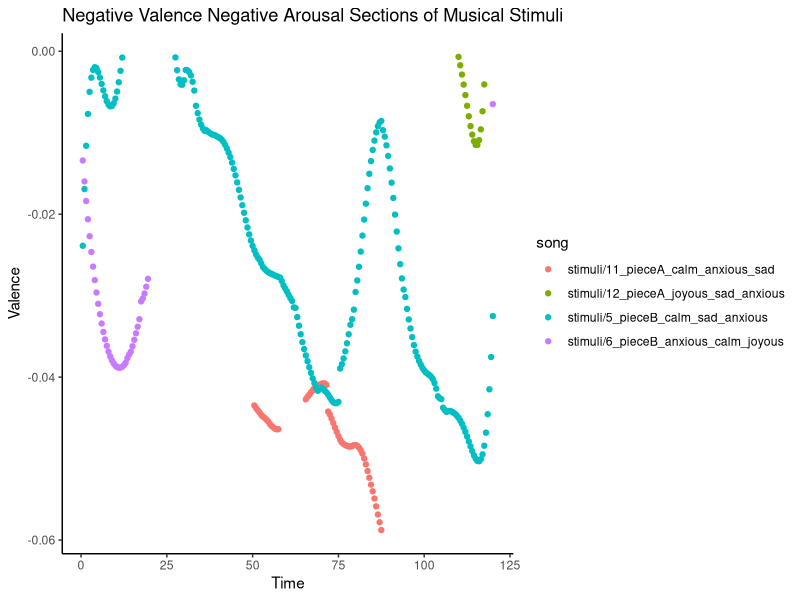
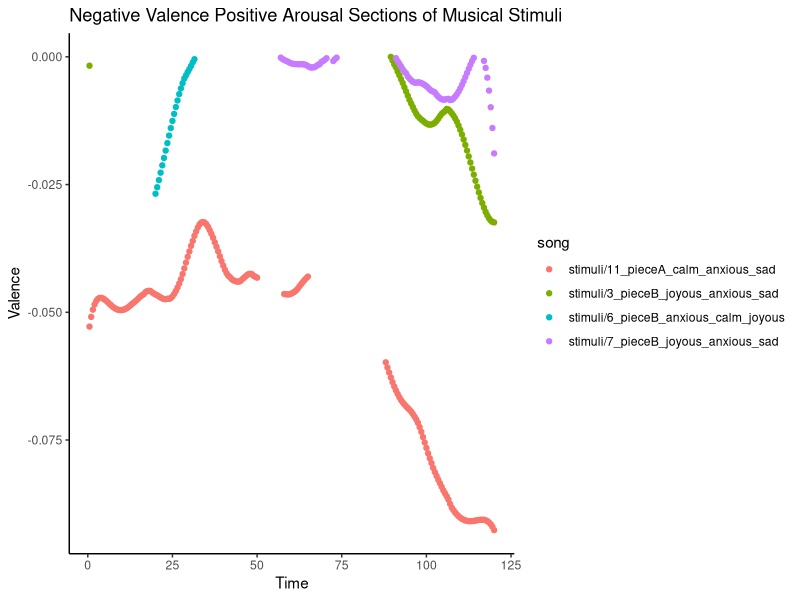
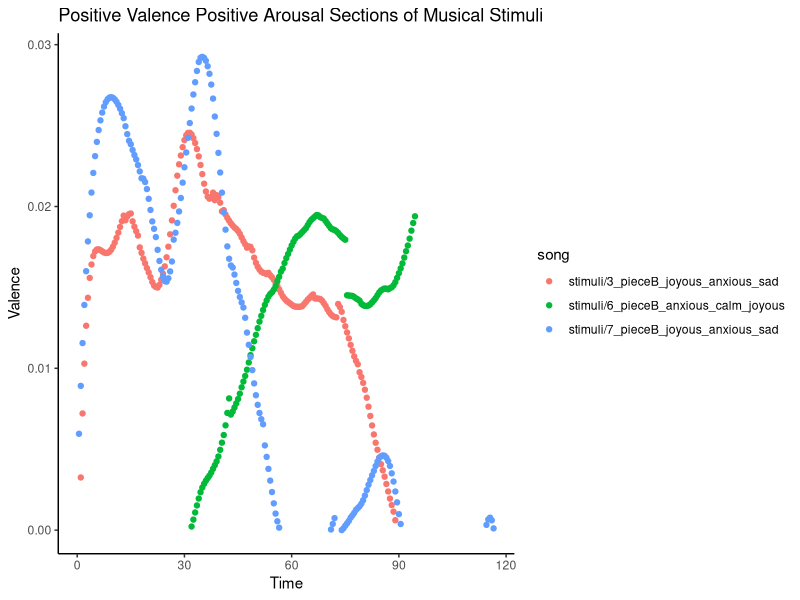
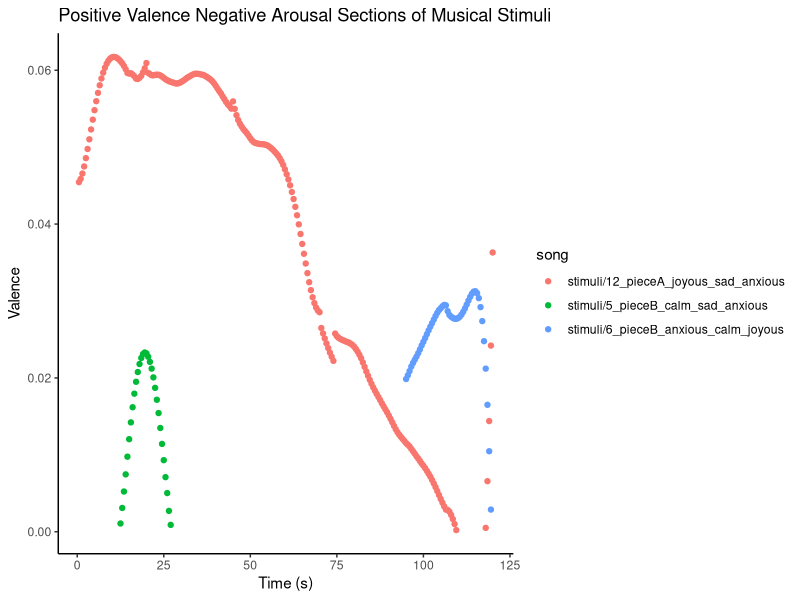
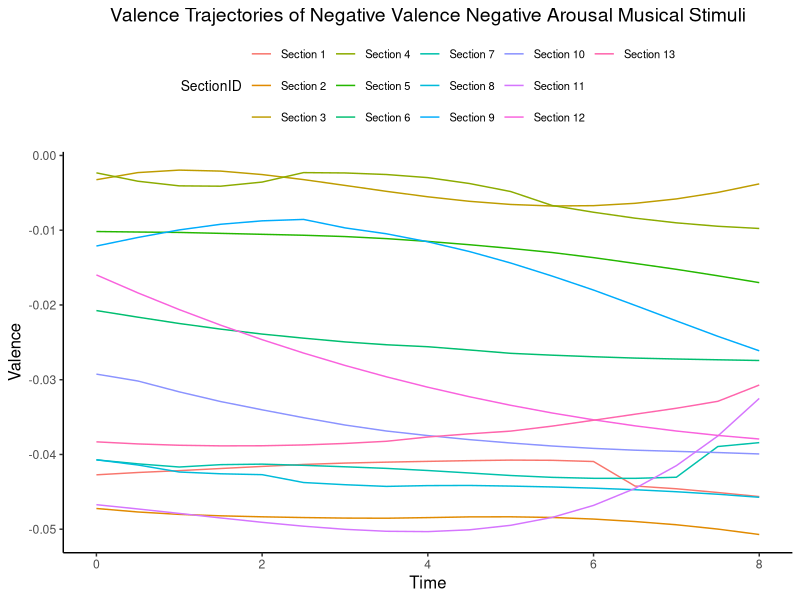
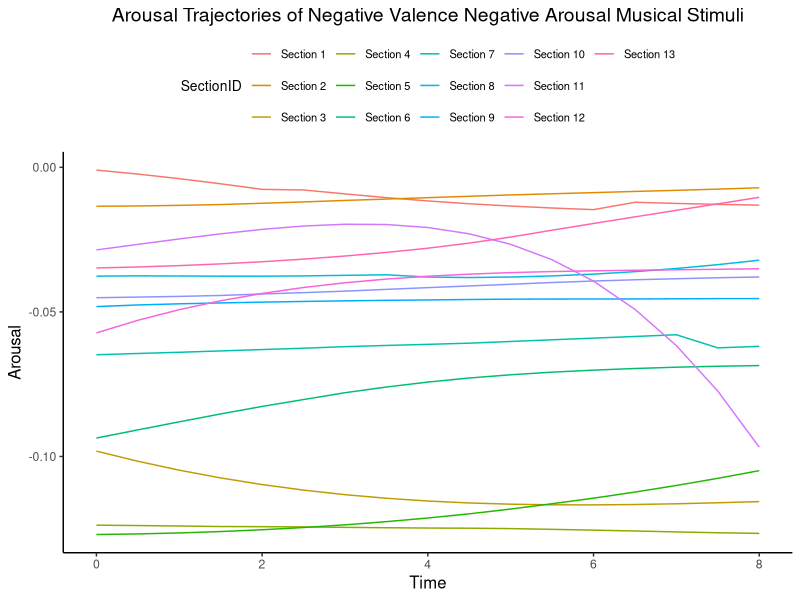
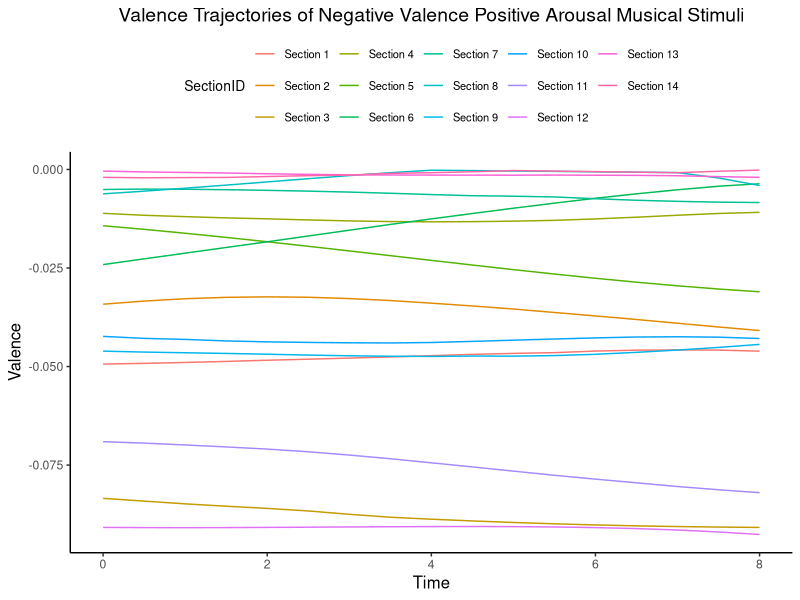
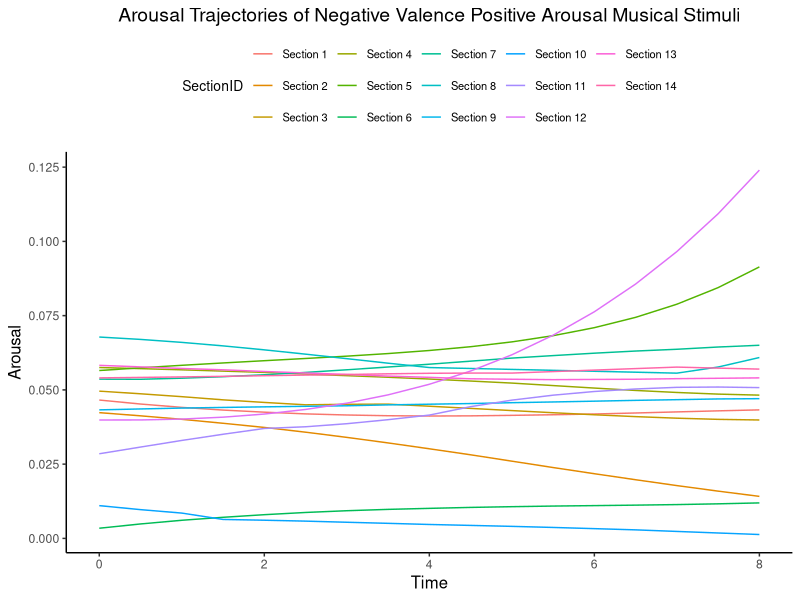

The R script that drew these images, in order:
## ---- chunk 1
knitr::opts_chunk$set(echo = TRUE)
## ---- chunk 2
library(tidyverse)
library(forcats)
## ---- chunk 3
data <- read.csv("../stimuli/sachs/SourceData_1.csv")

negative_potential_stims <- data %>%
  subset(song == 'stimuli/3_pieceB_joyous_anxious_sad' | song == 'stimuli/5_pieceB_calm_sad_anxious' | song == 'stimuli/6_pieceB_anxious_calm_joyous' | song == 'stimuli/7_pieceB_joyous_anxious_sad' | song == 'stimuli/11_pieceA_calm_anxious_sad' | song == 'stimuli/12_pieceA_joyous_sad_anxious')

neg_neg_portions <- negative_potential_stims %>%
  subset(valence_filt < 0) %>%
  subset(arousal_filt < 0)

ggplot(data=neg_neg_portions,
       aes(x = second, y = valence_filt)) +
theme_classic() +
  geom_point(aes(color = song)) +
  labs(title = "Negative Valence Negative Arousal Sections of Musical Stimuli", x = "Time", y = "Valence")
  #theme(legend.position = "none") #uncomment this for a clearer timing est

neg_pos_portions <- negative_potential_stims %>%
  subset(valence_filt < 0) %>%
  subset(arousal_filt > 0)

ggplot(data=neg_pos_portions,
       aes(x = second, y = valence_filt)) +
theme_classic() +
  geom_point(aes(color = song)) +
  labs(title = "Negative Valence Positive Arousal Sections of Musical Stimuli", x = "Time", y = "Valence")
  #theme(legend.position = "none") #uncomment this  for a clearer timing est

pos_pos_portions <- negative_potential_stims %>%
  subset(valence_filt > 0) %>%
  subset(arousal_filt > 0)

ggplot(data=pos_pos_portions,
       aes(x = second, y = valence_filt)) +
theme_classic() +
  labs(title = "Positive Valence Positive Arousal Sections of Musical Stimuli", x = "Time", y = "Valence") +
  geom_point(aes(color = song))

pos_neg_portions <- negative_potential_stims %>%
  subset(valence_filt > 0) %>%
  subset(arousal_filt < 0)

ggplot(data=pos_neg_portions,
       aes(x = second, y = valence_filt)) +
theme_classic() +
  labs(title = "Positive Valence Negative Arousal Sections of Musical Stimuli", x = "Time (s)", y = "Valence") +
  geom_point(aes(color = song))
  #theme(legend.position = "none") #uncomment this for a clearer timing est


#next steps: double check no transitional periods (maybe after cropping), figure out length to crop at (maybe start w/ 10 or 8 s?)
  # 8 s sections from negative-negative stimuli
  # try 8 stimuli from each quadrant
  # try to avoid steep slope moments
  # if there's 10 seconds, can crop differentially so that they are around 8 listen to what's good
  # if its 16, can make two stimuli
  # normalize to -20 dB (RMS)
  # do a deeper dive across authors and find what emotion words that are good
  # 5 positive and 5 negative
  # can look at music papers not related to granularity
#in the Nook psych science paper, visual stims were presented for 6s (we'd prob want more but maybe not too much more)
## ---- chunk 4
# Read stimulus tracking data
stimulus_tracking <- read.csv("../stimuli/sachs/stims/cropped_stims/Stimulus Tracking.csv")

# Function to process data and generate plots
process_data <- function(portions, tracking_indices, title) {
  stimulus_tracking_sub <- stimulus_tracking[tracking_indices, ]
  
  # Ensure the time columns are in the correct format
  portions$Time <- as.POSIXct(portions$second, format = "%Y-%m-%d %H:%M:%OS")
  stimulus_tracking_sub$start.time <- as.POSIXct(stimulus_tracking_sub$start.time, format = "%Y-%m-%d %H:%M:%OS")
  stimulus_tracking_sub$end.time <- as.POSIXct(stimulus_tracking_sub$end.time, format = "%Y-%m-%d %H:%M:%OS")

  # Filter and normalize time
  extracted_sections <- lapply(1:nrow(stimulus_tracking_sub), function(i) {
    filtered_data <- portions %>%
      filter(second >= stimulus_tracking_sub$start.time[i] & 
             second <= stimulus_tracking_sub$end.time[i] &
             song == stimulus_tracking_sub$original.song[i]) %>%
      mutate(Time = as.numeric(difftime(Time, stimulus_tracking_sub$start.time[i], units = "secs")),
             SectionID = paste("Section", i))
  }) %>% bind_rows() %>% mutate(SectionID = factor(SectionID, levels = paste("Section", 1:nrow(stimulus_tracking_sub))))
  
  # File name setup
  file_name <- paste0(gsub(" ", "_", title), ".pdf")

  # Open PDF file
  pdf(file_name, width = 10, height = 8)

  # Create Valence Plot
  valence_plot <- ggplot(extracted_sections, aes(x = Time, y = valence_filt, group = SectionID, color = SectionID)) +
    geom_line() +
    labs(title = paste("Valence Trajectories of", title, "Musical Stimuli"), x = "Time", y = "Valence") +
    theme_classic() +
    theme(plot.title = element_text(size = 14, hjust = 0.5),
          axis.title = element_text(size = 12),
          legend.position = "top",
          legend.title = element_text(size = 10),
          legend.text = element_text(size = 8))

  # Create Arousal Plot
  arousal_plot <- ggplot(extracted_sections, aes(x = Time, y = arousal_filt, group = SectionID, color = SectionID)) +
    geom_line() +
    labs(title = paste("Arousal Trajectories of", title, "Musical Stimuli"), x = "Time", y = "Arousal") +
    theme_classic() +
    theme(plot.title = element_text(size = 14, hjust = 0.5),
          axis.title = element_text(size = 12),
          legend.position = "top",
          legend.title = element_text(size = 10),
          legend.text = element_text(size = 8))
  
  # print plots
  print(valence_plot)
  print(arousal_plot)
  
  dev.off()
}

# Apply function to different data subsets
process_data(neg_neg_portions, 1:13, "Negative Valence Negative Arousal")
process_data(neg_pos_portions, 17:30, "Negative Valence Positive Arousal")
process_data(pos_neg_portions, 54:69, "Positive Valence Negative Arousal")
process_data(pos_pos_portions, 34:50, "Positive Valence Positive Arousal")
## ---- chunk 5
summary(cars)
